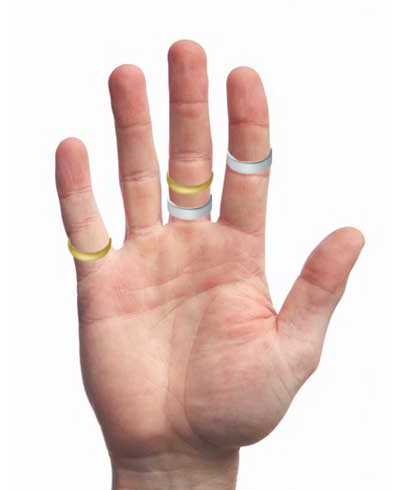
//> input picture Parcial Practica/1.png, 400 x 490 px
$ ./main   (built with g++ and OpenCV 4)
//> lines starting //> are read from the running program, lines starting //| are printed output that depends on the picture; after the words box and inside, x2 and y2 are one past the last pixel; in counts of white or black regions, pixels touching at a corner belong together
### Parcial Practica/utils.h
#include "opencv2/opencv.hpp"
#include "opencv2/highgui/highgui.hpp"
#include "pdi_functions.h"
#include <opencv2/core/core.hpp>

using namespace cv;
using namespace pdi;
using namespace std;


///GUIA 2 - Operaciones Puntuales


//Hace mas claras las zonas oscuras
// [606 lines left out: functions transformacionLogaritmica, transformacionPotencia, ruidoGaussiano, planoBits, histograma, ecualizarImagen and 29 more, not called in this run]


////////////////////////////////////////////////
//Funcion super util para saber las coordenadas de determinado click, en cantclik debemos setear
//cuantas coordenadas se van a guardar en xy.
//Luego a la funcion debemos llamarla así:
//1ª : namedWindow("My Window",WINDOW_NORMAL);
//2ª : imshow("My Window",img);
//3ª: setMouseCallback("My Window", Click, NULL);
vector<Point> xy;
int cantclick = 10;
bool reset = false;

// [34 lines left out: functions Click, CrecimientoRegiones, not called in this run]

//Obtener la media de una imagen
float obtenerMedia(Mat img){
	float media=0;
	for(int i=0;i<img.rows;i++) {
		for(int j=0;j<img.cols;j++) {
			media+=img.at<uchar>(i,j);
		}
	}
	media/=(img.rows*img.cols);
	return media;
}

//Obtener el Desvio de una imagen
// [256 lines left out: functions obtenerDesvio, Hough, MostrarHistogramas, HoughComun, RecorrerVectorVectoresPoint, HoughComunAngulos and 1 more, not called in this run]

### Parcial Practica/main.cpp
#include "opencv2/opencv.hpp"
#include "opencv2/highgui/highgui.hpp"
#include <opencv2/imgproc/imgproc.hpp>
#include <iostream>
#include <iomanip>
#include "pdi_functions.h"
#include "utils.h"
#include <vector>
#include <opencv2/core/cvdef.h>
#include <bitset>
#include <cstdlib>
#include <cstring>
#include <cmath>
#include <iterator>
#include <opencv2/core/types.hpp>
#include <opencv2/core/matx.hpp>
#include <opencv2/imgproc.hpp>
#include <ctime>


using namespace cv;
using namespace pdi;
using namespace std;

int AnillosOro(Mat img){
//	Mat img= imread(imagen);
//	namedWindow("original",CV_WINDOW_KEEPRATIO);
//	imshow("original",img);

	Mat mascara= Mat::zeros(img.size(), img.type());
	Mat segmentacion= Mat::zeros(img.size(), img.type());
	inRange(img,Scalar(152,219,234),Scalar(163,227,255),mascara);


	dilate(mascara,mascara,getStructuringElement(MORPH_RECT,Size(6,6)));
//	imshow("mascara", mascara);
	vector<vector<Point> > contornos;
	vector<Vec4i> hierarchyOro;
	findContours(mascara, contornos, hierarchyOro, CV_RETR_TREE, CV_CHAIN_APPROX_SIMPLE, Point(0, 0) );
//	cout<<"Numero de anillos de Oro: "<<hierarchyOro.size()<<endl;
	return hierarchyOro.size();
}

int AnillosPlata(Mat img){
//	Mat img= imread(imagen);
//	namedWindow("original",CV_WINDOW_KEEPRATIO);
//	imshow("original",img);

	Mat mascara= Mat::zeros(img.size(), img.type());
	Mat segmentacion= Mat::zeros(img.size(), img.type());
	inRange(img,Scalar(220,220,220),Scalar(230,230,230),mascara);


	erode(mascara,mascara,getStructuringElement(MORPH_RECT,Size(6,6)));
	dilate(mascara,mascara,getStructuringElement(MORPH_RECT,Size(6,6)));
	dilate(mascara,mascara,getStructuringElement(MORPH_RECT,Size(6,6)));


//	imshow("mascara", mascara);
	vector<vector<Point> > contornos;
	vector<Vec4i> hierarchyOro;
	findContours(mascara, contornos, hierarchyOro, CV_RETR_TREE, CV_CHAIN_APPROX_SIMPLE, Point(0, 0) );
//	cout<<"Numero de anillos de Plata: "<<hierarchyOro.size()<<endl;
	return hierarchyOro.size();
}


void Parcialanillos(string imagen){
//> called with imagen = "1.png"
	Mat img = imread(imagen);
//> img is the input picture: 490 rows x 400 cols, CV_8UC3; mean B, G, R 205.1, 210.8, 230.6
	namedWindow("original",CV_WINDOW_KEEPRATIO);
	imshow("original",img);
	int oro = AnillosOro(img);
//> in AnillosOro, `inRange(img,Scalar(152,219,234),Scalar(163,227,255),mascara);`:
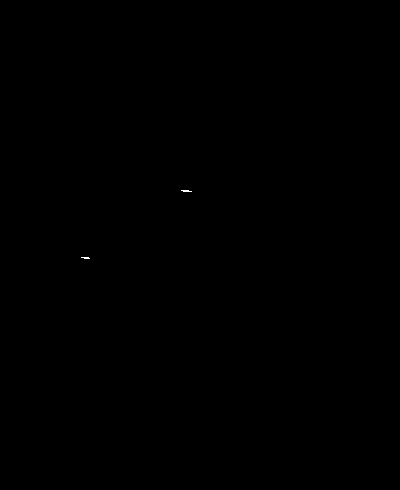
//> mascara: 490 rows x 400 cols, CV_8UC1; 0.02% white in thin lines or dots, all inside (x1, y1, x2, y2) = (81, 190, 192, 259)
//> in AnillosOro, `findContours(mascara, contornos, hierarchyOro, CV_RETR_TREE, CV_CHAIN_..`: contornos = 2 contours; box (x1, y1, x2, y2) and area: (179, 188, 195, 195) 86, (79, 255, 93, 262) 75
//> oro = 2
	int plata = AnillosPlata(img);
//> in AnillosPlata, `inRange(img,Scalar(220,220,220),Scalar(230,230,230),mascara);`: mascara: 490 rows x 400 cols, CV_8UC1; 0.06% white; 12 white regions (10 under 20 px), largest, box (x1, y1, x2, y2) and area: (244, 165, 252, 172) 51, (184, 211, 192, 218) 51
//> in AnillosPlata, `erode(mascara,mascara,getStructuringElement(MORPH_RECT,Size(6,6)));`: mascara: 490 rows x 400 cols, CV_8UC1; 0% white in thin lines or dots, all inside (x1, y1, x2, y2) = (187, 168, 249, 216)
//> in AnillosPlata, `dilate(mascara,mascara,getStructuringElement(MORPH_RECT,Size(6,6)));`: mascara: 490 rows x 400 cols, CV_8UC1; 0.05% white; 2 white regions, box (x1, y1, x2, y2) and area: (245, 166, 252, 173) 48, (185, 212, 192, 219) 48
//> in AnillosPlata, `dilate(mascara,mascara,getStructuringElement(MORPH_RECT,Size(6,6)));`: mascara: 490 rows x 400 cols, CV_8UC1; 0.15% white; 2 white regions
//> in AnillosPlata, `findContours(mascara, contornos, hierarchyOro, CV_RETR_TREE, CV_CHAIN_..`: contornos = 2 contours; box (x1, y1, x2, y2) and area: (183, 210, 195, 222) 120, (243, 164, 255, 176) 120
//> plata = 2
	cout<<"Total anillos de oro: "<<oro<<endl;
//| Total anillos de oro: 2
	cout<<"Total anillos de plata: "<<plata<<endl;
//| Total anillos de plata: 2
	cout<<"Total de anillos: "<<oro + plata<<endl;
//| Total de anillos: 4


	///ME駃que 1 y 2 - media > 30
	Mat roi=img(Rect(0,0,img.cols/4,img.rows));
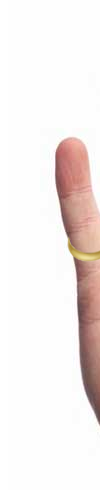
//> roi: 490 rows x 100 cols, CV_8UC3; mean B, G, R 234.9, 236.6, 243.6
//	imshow("ss",roi);
	Mat mascara= Mat::zeros(img.size(), img.type());
	Mat segmentacion= Mat::zeros(img.size(), img.type());
	inRange(roi,Scalar(0,0,0),Scalar(250,250,250),mascara);
//> mascara: 490 rows x 100 cols, CV_8UC1; 15.4% white; 51 white regions (50 under 20 px), largest, box (x1, y1, x2, y2) and area: (54, 137, 100, 426) 7389
//	imshow("ss",mascara);
	float media = obtenerMedia(mascara);
//> after the loop in obtenerMedia, `for(int i=0;i<img.rows;i++)`: media = 1922700
//> in obtenerMedia, `media/=(img.rows*img.cols);`: media = 39.24
//> media = 39.24
//	cout<<"media "<<media<<endl;
	if(media > 30){
		oro = AnillosOro(roi);
//> in AnillosOro (call 2), `inRange(img,Scalar(152,219,234),Scalar(163,227,255),mascara);`: mascara: 490 rows x 100 cols, CV_8UC1; 0.03% white in thin lines or dots, all inside (x1, y1, x2, y2) = (81, 257, 90, 259)
//> in AnillosOro (call 2), `dilate(mascara,mascara,getStructuringElement(MORPH_RECT,Size(6,6)));`:
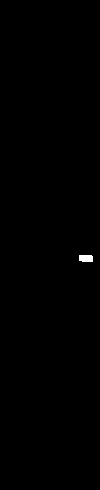
//> mascara: 490 rows x 100 cols, CV_8UC1; 0.19% white; 1 white region
//> in AnillosOro (call 2), `findContours(mascara, contornos, hierarchyOro, CV_RETR_TREE, CV_CHAIN_..`: contornos = 1 contour; box (x1, y1, x2, y2) and area: (79, 255, 93, 262) 75
//> oro = 1
		plata = AnillosPlata(roi);
//> in AnillosPlata (call 2), `inRange(img,Scalar(220,220,220),Scalar(230,230,230),mascara);`: mascara: 490 rows x 100 cols, CV_8UC1; 0% white in thin lines or dots, all inside (x1, y1, x2, y2) = (80, 370, 87, 397)
//> in AnillosPlata (call 2), `erode(mascara,mascara,getStructuringElement(MORPH_RECT,Size(6,6)));`: mascara: 490 rows x 100 cols, CV_8UC1; every value is 0
//> in AnillosPlata (call 2), `findContours(mascara, contornos, hierarchyOro, CV_RETR_TREE, CV_CHAIN_..`: contornos = 0 contours
//> plata = 0
		cout<<"El dedo me駃que tiene: "<<oro<<" anillos de oro y "<<plata<<" anillos de plata"<<endl;
//| El dedo me駃que tiene: 1 anillos de oro y 0 anillos de plata
	}

	///Anular 1 y 2 - media > 100 -------- Indice 3 media < 100
	Mat roi2=img(Rect(img.cols/4,0,img.cols/6,img.rows/2.1));
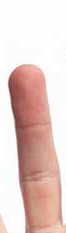
//> roi2: 233 rows x 66 cols, CV_8UC3; mean B, G, R 200.5, 205.8, 230
//	imshow("ss",roi2);
	inRange(roi2,Scalar(0,0,0),Scalar(250,250,250),mascara);
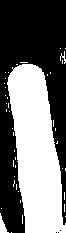
//> mascara: 233 rows x 66 cols, CV_8UC1; 44% white; 43 white regions (40 under 20 px), largest, box (x1, y1, x2, y2) and area: (7, 64, 66, 233) 6528, (0, 213, 9, 233) 82, (60, 51, 66, 64) 28
	media = obtenerMedia(mascara);
//> the loop in obtenerMedia (call 2), `for(int i=0;i<img.rows;i++)` made 233 passes
//> media on passes 1 to 3: 0, 0, 0
//> media = 112.1
//	cout<<"media "<<media<<endl;
//	imshow("ss",mascara);
	oro = AnillosOro(roi2);
//> in AnillosOro (call 3), `inRange(img,Scalar(152,219,234),Scalar(163,227,255),mascara);`: mascara: 233 rows x 66 cols, CV_8UC1; every value is 0
//> in AnillosOro (call 3), `findContours(mascara, contornos, hierarchyOro, CV_RETR_TREE, CV_CHAIN_..`: contornos = 0 contours
//> oro = 0
	plata = AnillosPlata(roi2);
	if(media > 100){
		cout<<"El dedo anular tiene: "<<oro<<" anillos de oro y "<<plata<<" anillos de plata"<<endl;
//| El dedo anular tiene: 0 anillos de oro y 0 anillos de plata
	}else{
		cout<<"El dedo indice tiene: "<<oro<<" anillos de oro y "<<plata<<" anillos de plata"<<endl;
	}

	///Mayor - queda en el mismo lugar para todas las imagenes
	Mat roi3=img(Rect(img.cols/2.4,0,50,img.rows/2));
//	imshow("ss",roi3);
	inRange(roi3,Scalar(0,0,0),Scalar(250,250,250),mascara);
//> mascara: 245 rows x 50 cols, CV_8UC1; 72.6% white; 5 black regions (1 under 20 px), largest, box (x1, y1, x2, y2) and area: (0, 0, 50, 222) 3066, (0, 61, 3, 172) 238, (0, 208, 3, 223) 29, (0, 185, 3, 196) 20
	erode(mascara,mascara,getStructuringElement(MORPH_RECT,Size(6,6)));
	dilate(mascara,mascara,getStructuringElement(MORPH_RECT,Size(6,6)));
//> mascara: 245 rows x 50 cols, CV_8UC1; 71.7% white; 4 black regions, box (x1, y1, x2, y2) and area: (0, 0, 50, 223) 3008, (0, 62, 4, 173) 377, (0, 209, 4, 224) 44, (0, 183, 4, 197) 40
	media = obtenerMedia(mascara);
//> media = 182.8
//	cout<<"media "<<media<<endl;
//	imshow("mascara",mascara);
	oro = AnillosOro(roi3);
//> in AnillosOro (call 4), `inRange(img,Scalar(152,219,234),Scalar(163,227,255),mascara);`: mascara: 245 rows x 50 cols, CV_8UC1; 0.14% white in thin lines or dots, all inside (x1, y1, x2, y2) = (15, 190, 26, 192)
//> in AnillosOro (call 4), `dilate(mascara,mascara,getStructuringElement(MORPH_RECT,Size(6,6)));`: mascara: 245 rows x 50 cols, CV_8UC1; 0.87% white; 1 white region
//> in AnillosOro (call 4), `findContours(mascara, contornos, hierarchyOro, CV_RETR_TREE, CV_CHAIN_..`: contornos = 1 contour; box (x1, y1, x2, y2) and area: (13, 188, 29, 195) 86
//> oro = 1
	plata = AnillosPlata(roi3);
//> in AnillosPlata (call 4), `inRange(img,Scalar(220,220,220),Scalar(230,230,230),mascara);`: mascara: 245 rows x 50 cols, CV_8UC1; 0.45% white; 4 white regions (3 under 20 px), largest, box (x1, y1, x2, y2) and area: (18, 211, 26, 218) 51
//> in AnillosPlata (call 4), `erode(mascara,mascara,getStructuringElement(MORPH_RECT,Size(6,6)));`: mascara: 245 rows x 50 cols, CV_8UC1; 0.02% white in thin lines or dots, all inside (x1, y1, x2, y2) = (21, 214, 23, 216)
//> in AnillosPlata (call 4), `dilate(mascara,mascara,getStructuringElement(MORPH_RECT,Size(6,6)));`: mascara: 245 rows x 50 cols, CV_8UC1; 0.39% white; 1 white region, box (x1, y1, x2, y2) and area: (19, 212, 26, 219) 48
//> in AnillosPlata (call 4), `dilate(mascara,mascara,getStructuringElement(MORPH_RECT,Size(6,6)));`: mascara: 245 rows x 50 cols, CV_8UC1; 1.2% white; 1 white region
//> in AnillosPlata (call 4), `findContours(mascara, contornos, hierarchyOro, CV_RETR_TREE, CV_CHAIN_..`: contornos = 1 contour; box (x1, y1, x2, y2) and area: (17, 210, 29, 222) 120
//> plata = 1
	cout<<"El dedo mayor tiene: "<<oro<<" anillos de oro y "<<plata<<" anillos de plata"<<endl;
//| El dedo mayor tiene: 1 anillos de oro y 1 anillos de plata


	///Indice 1 y 2 - media < 110 -------- Anular 3 media > 110
	Mat roi4=img(Rect(img.cols/1.7,0,img.cols/7.5,img.rows/2));
//	imshow("ss",roi4);
	inRange(roi4,Scalar(0,0,0),Scalar(250,250,250),mascara);
//> mascara: 245 rows x 53 cols, CV_8UC1; 44.9% white; 10 white regions (9 under 20 px), largest, box (x1, y1, x2, y2) and area: (0, 66, 38, 245) 5812
	erode(mascara,mascara,getStructuringElement(MORPH_RECT,Size(6,6)));
//> mascara: 245 rows x 53 cols, CV_8UC1; 41% white; 1 white region, box (x1, y1, x2, y2) and area: (0, 69, 36, 245) 5324
	media = obtenerMedia(mascara);
//> media = 104.6
//	cout<<"media "<<media<<endl;
//	imshow("mascara",mascara);
	oro = AnillosOro(roi4);
//> in AnillosOro (call 5), `inRange(img,Scalar(152,219,234),Scalar(163,227,255),mascara);`: mascara: 245 rows x 53 cols, CV_8UC1; every value is 0
//> in AnillosOro (call 5), `findContours(mascara, contornos, hierarchyOro, CV_RETR_TREE, CV_CHAIN_..`: contornos = 0 contours
//> oro = 0
	plata = AnillosPlata(roi4);
//> in AnillosPlata (call 5), `inRange(img,Scalar(220,220,220),Scalar(230,230,230),mascara);`: mascara: 245 rows x 53 cols, CV_8UC1; 0.39% white; 1 white region, box (x1, y1, x2, y2) and area: (9, 165, 17, 172) 51
//> in AnillosPlata (call 5), `erode(mascara,mascara,getStructuringElement(MORPH_RECT,Size(6,6)));`: mascara: 245 rows x 53 cols, CV_8UC1; 0.02% white in thin lines or dots, all inside (x1, y1, x2, y2) = (12, 168, 14, 170)
//> in AnillosPlata (call 5), `dilate(mascara,mascara,getStructuringElement(MORPH_RECT,Size(6,6)));`: mascara: 245 rows x 53 cols, CV_8UC1; 0.37% white; 1 white region, box (x1, y1, x2, y2) and area: (10, 166, 17, 173) 48
//> in AnillosPlata (call 5), `dilate(mascara,mascara,getStructuringElement(MORPH_RECT,Size(6,6)));`:
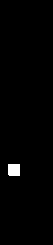
//> mascara: 245 rows x 53 cols, CV_8UC1; 1.1% white; 1 white region
//> in AnillosPlata (call 5), `findContours(mascara, contornos, hierarchyOro, CV_RETR_TREE, CV_CHAIN_..`: contornos = 1 contour; box (x1, y1, x2, y2) and area: (8, 164, 20, 176) 120
	if(media < 110){
		cout<<"El dedo indice tiene: "<<oro<<" anillos de oro y "<<plata<<" anillos de plata"<<endl;
//| El dedo indice tiene: 0 anillos de oro y 1 anillos de plata
	}else{
		cout<<"El dedo anular tiene: "<<oro<<" anillos de oro y "<<plata<<" anillos de plata"<<endl;
	}


	///Me駃que imagen 3
	Mat roi5=img(Rect(img.cols/1.34,0,img.cols/7.5,img.rows));
//	imshow("ss",roi5);
	inRange(roi5,Scalar(0,0,0),Scalar(250,250,250),mascara);
//> mascara: 490 rows x 53 cols, CV_8UC1; 20.4% white; 26 white regions (25 under 20 px), largest, box (x1, y1, x2, y2) and area: (0, 226, 53, 392) 5244
	erode(mascara,mascara,getStructuringElement(MORPH_RECT,Size(6,6)));
//> mascara: 490 rows x 53 cols, CV_8UC1; 17.7% white; 1 white region, box (x1, y1, x2, y2) and area: (0, 229, 53, 387) 4594
	media = obtenerMedia(mascara);
//> media = 45.11
//	cout<<"media "<<media<<endl;
//	imshow("mascara",mascara);
	oro = AnillosOro(roi5);
//> in AnillosOro (call 6), `inRange(img,Scalar(152,219,234),Scalar(163,227,255),mascara);`: mascara: 490 rows x 53 cols, CV_8UC1; every value is 0
	plata = AnillosPlata(roi5);
//> in AnillosPlata (call 6), `inRange(img,Scalar(220,220,220),Scalar(230,230,230),mascara);`:
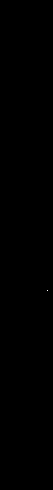
//> mascara: 490 rows x 53 cols, CV_8UC1; 0% white in thin lines or dots, all inside (x1, y1, x2, y2) = (47, 290, 48, 291)
//> in AnillosPlata (call 6), `findContours(mascara, contornos, hierarchyOro, CV_RETR_TREE, CV_CHAIN_..`: contornos = 0 contours
//> plata = 0
	if(media > 60){
		cout<<"El dedo me駃que tiene: "<<oro<<" anillos de oro y "<<plata<<" anillos de plata"<<endl;
	}
}

int main(int argc, char** argv) {

	string imagen = "1.png";
	Parcialanillos(imagen);

	waitKey(0);
	return 0;
}
